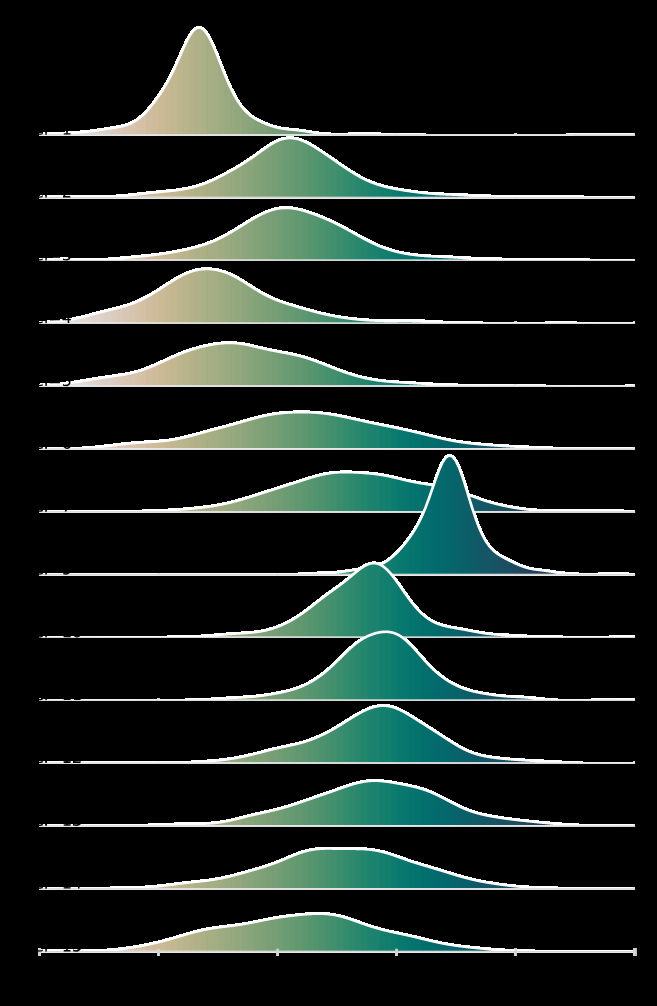
#> input picture _Analysis/U-shape/ver5.0/mn_x.png, 657 x 1006 px, found by its file name; the run also reads 2 pictures not shown here
$ python image_merge.py
#> lines starting #> are read from the running program, lines starting #| are printed output that depends on the picture
import cv2
import numpy as np

img1=cv2.imread(r'C:\Users\imagoworks-moongzeee\Desktop\mn_x.png',1)
#> img1 is the input picture: shape (1006, 657, 3); mean B, G, R 30, 33.8, 25
img2=cv2.imread(r'C:\Users\imagoworks-moongzeee\Desktop\mn_y.png',1)
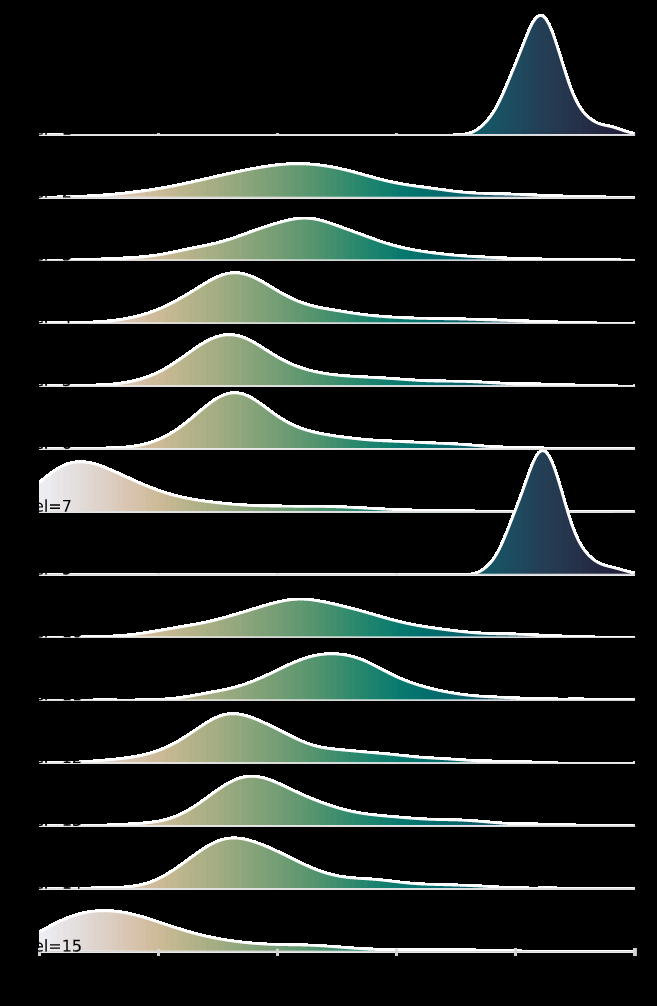
#> input picture _Analysis/U-shape/ver5.0/mn_y.png, 657 x 1006 px, found by its file name
#> img2 is the input picture: shape (1006, 657, 3); mean B, G, R 29.3, 32.4, 27.8
img3=cv2.imread(r'C:\Users\imagoworks-moongzeee\Desktop\mx_x.png',1)
img4=cv2.imread(r'C:\Users\imagoworks-moongzeee\Desktop\mx_y.png',1)


size=(600,800)

img1=cv2.resize(img1,size)
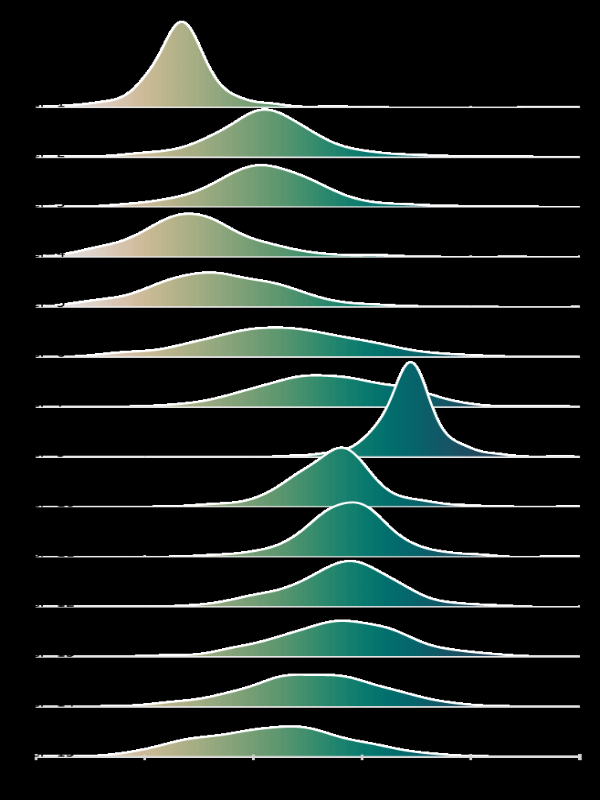
#> img1: shape (800, 600, 3); mean B, G, R 30, 33.9, 25.1
img2=cv2.resize(img2,size)
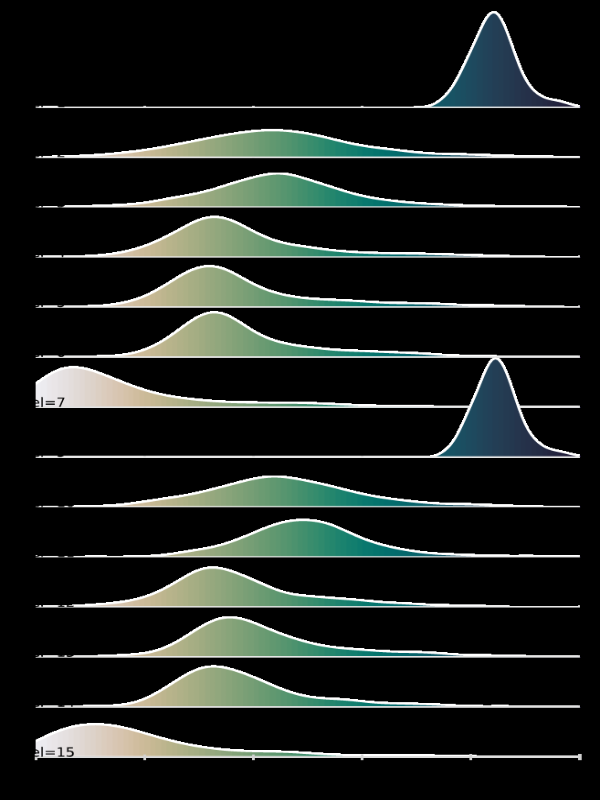
#> img2: shape (800, 600, 3); mean B, G, R 29.3, 32.5, 27.9
img3=cv2.resize(img3,size)
img4=cv2.resize(img4,size)


# [9 lines of commented-out code are left out]

add_img=np.hstack((img1,img2))
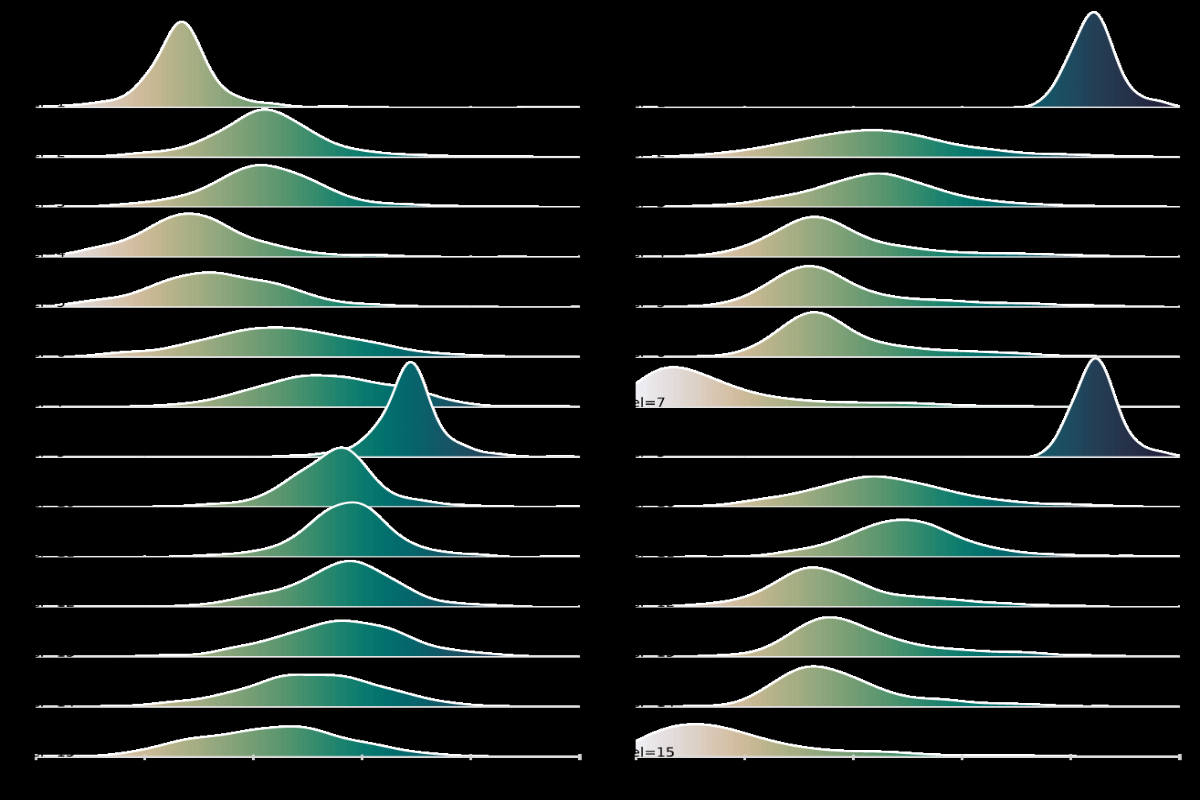
#> add_img: shape (800, 1200, 3); mean B, G, R 29.7, 33.2, 26.5
add_img=cv2.cvtColor(add_img, cv2.COLOR_RGBA2BGRA)
#> add_img: shape (800, 1200, 4)
# cv2.imwrite('mn.png',add_img)


cv2.imshow('test',add_img)
cv2.waitKey(0)
cv2.destroyAllWindows()
